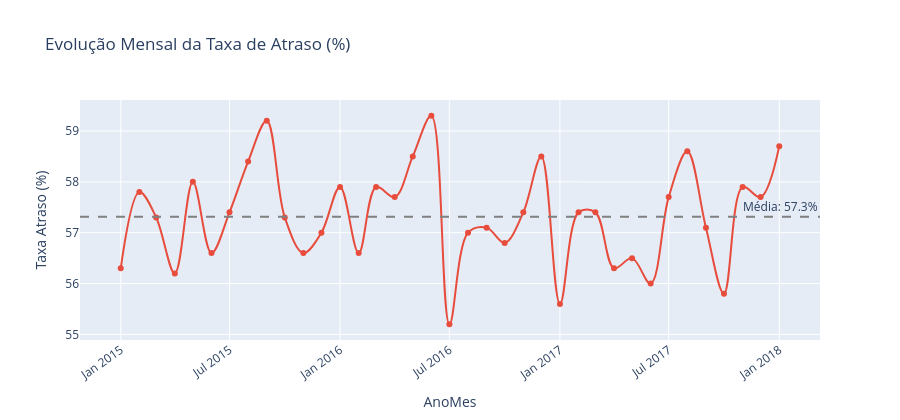

The code cell stored with this chart in its notebook:
### Markdown cell above
## 4. Evolução Mensal da Taxa de Atraso

### Code cell
df_validos['order date (DateOrders)'] = pd.to_datetime(df_validos['order date (DateOrders)'], errors='coerce')
df_validos['AnoMes'] = df_validos['order date (DateOrders)'].dt.to_period('M').astype(str)

evolucao = df_validos.groupby('AnoMes').agg(
    Total=('Atrasado', 'count'),
    Atrasados=('Atrasado', 'sum')
).reset_index()
evolucao['Taxa Atraso (%)'] = (evolucao['Atrasados'] / evolucao['Total'] * 100).round(1)
evolucao = evolucao[evolucao['Total'] >= 200]  # Meses com volume relevante

fig = px.line(
    evolucao,
    x='AnoMes', y='Taxa Atraso (%)',
    title='Evolução Mensal da Taxa de Atraso (%)',
    markers=True,
    line_shape='spline',
    color_discrete_sequence=['#e74c3c']
)
fig.add_hline(y=evolucao['Taxa Atraso (%)'].mean(), line_dash='dash',
              annotation_text=f"Média: {evolucao['Taxa Atraso (%)'].mean():.1f}%",
              line_color='gray')
fig.update_layout(height=420, xaxis_tickangle=-35)
fig.show()

### Figure 1 — Plotly figure (JSON) as saved in the notebook; plotly's stock layout.template omitted (floating-point values rounded to 4 significant figures)
{"data": [{"hovertemplate": "AnoMes=%{x}<br>Taxa Atraso (%)=%{y}<extra></extra>", "legendgroup": "", "line": {"color": "#e74c3c", "dash": "solid", "shape": "spline"}, "marker": {"symbol": "circle"}, "mode": "lines+markers", "name": "", "orientation": "v", "showlegend": false, "type": "scatter", "x": ["2015-01", "2015-02", "2015-03", "2015-04", "2015-05", "2015-06", "2015-07", "2015-08", "2015-09", "2015-10", "2015-11", "2015-12", "2016-01", "2016-02", "2016-03", "2016-04", "2016-05", "2016-06", "2016-07", "2016-08", "2016-09", "2016-10", "2016-11", "2016-12", "2017-01", "2017-02", "2017-03", "2017-04", "2017-05", "2017-06", "2017-07", "2017-08", "2017-09", "2017-10", "2017-11", "2017-12", "2018-01"], "xaxis": "x", "y": [56.3, 57.8, 57.3, 56.2, 58.0, 56.6, 57.4, 58.4, 59.2, 57.3, 56.6, 57.0, 57.9, 56.6, 57.9, 57.7, 58.5, 59.3, 55.2, 57.0, 57.1, 56.8, 57.4, 58.5, 55.6, 57.4, 57.4, 56.3, 56.5, 56.0, 57.7, 58.6, 57.1, 55.8, 57.9, 57.7, 58.7], "yaxis": "y"}], "layout": {"annotations": [{"showarrow": false, "text": "Média: 57.3%", "x": 1, "xanchor": "right", "xref": "x domain", "y": 57.32, "yanchor": "bottom", "yref": "y"}], "height": 420, "legend": {"tracegroupgap": 0}, "shapes": [{"line": {"color": "gray", "dash": "dash"}, "type": "line", "x0": 0, "x1": 1, "xref": "x domain", "y0": 57.32, "y1": 57.32, "yref": "y"}], "title": {"text": "Evolução Mensal da Taxa de Atraso (%)"}, "xaxis": {"anchor": "y", "domain": [0.0, 1.0], "tickangle": -35, "title": {"text": "AnoMes"}}, "yaxis": {"anchor": "x", "domain": [0.0, 1.0], "title": {"text": "Taxa Atraso (%)"}}}}
